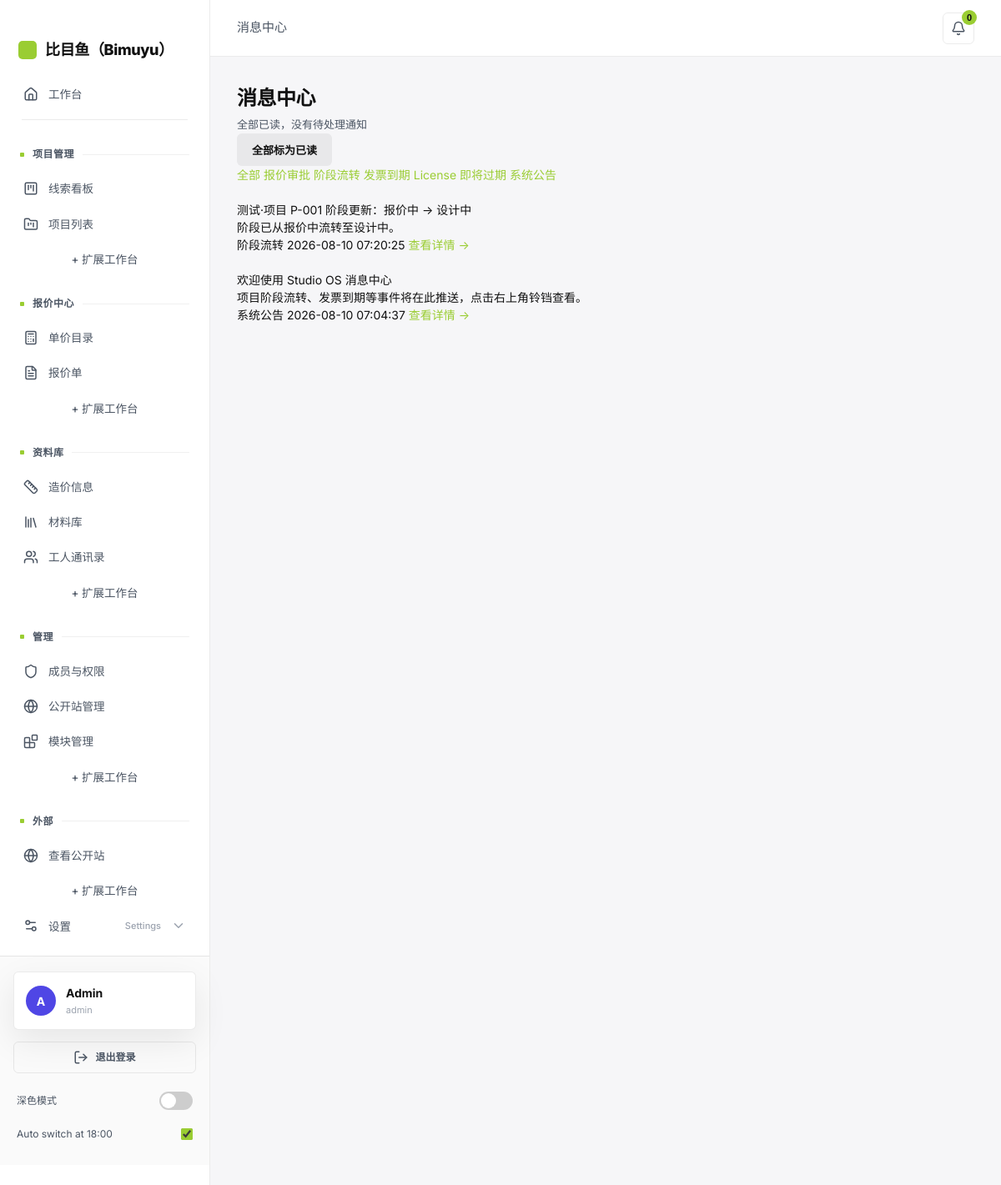
The app's page /app/notifications (signed in), older data.
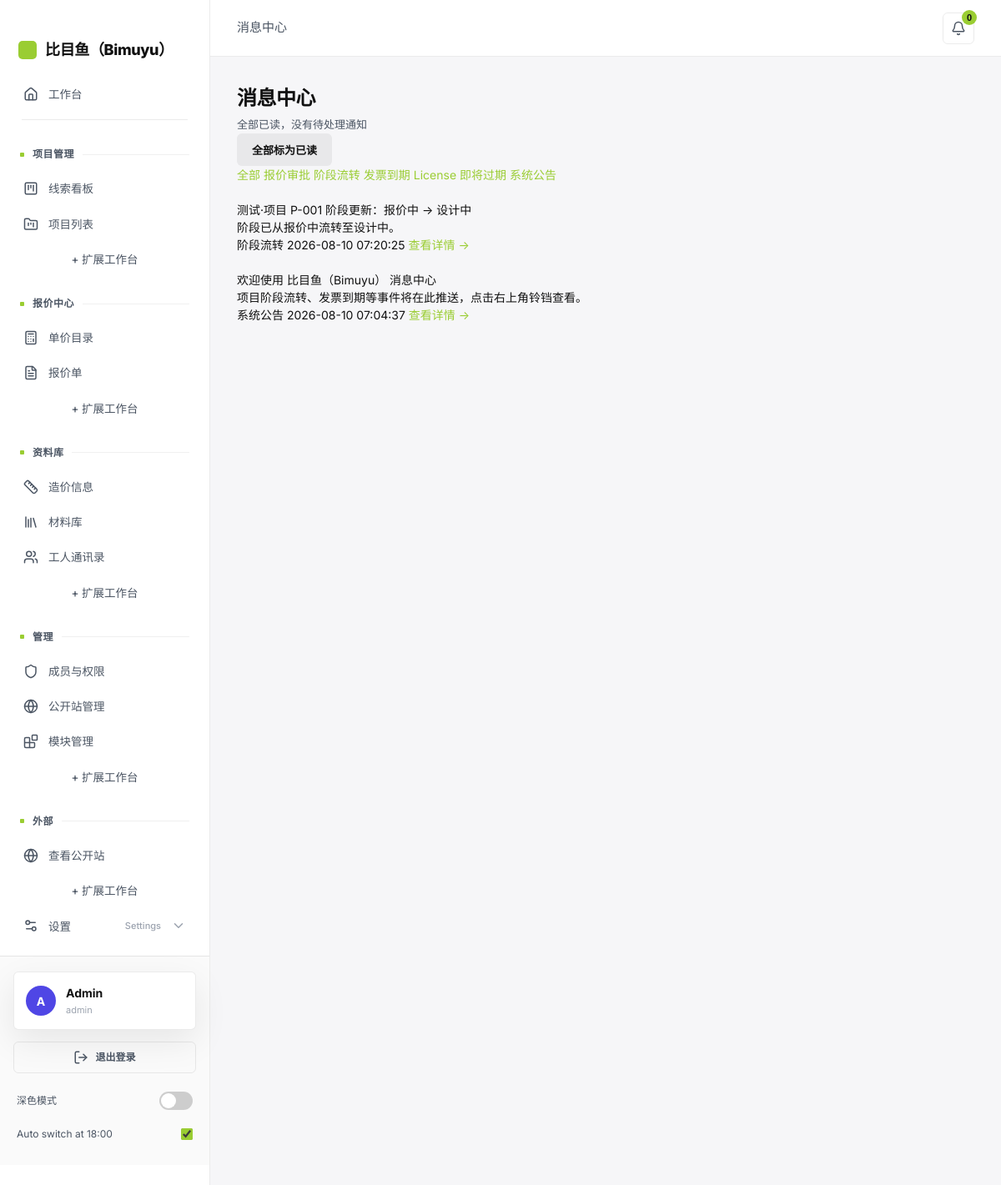
The same page, newer data.
### tables this page shows
CREATE TABLE notifications (
                id INTEGER PRIMARY KEY AUTOINCREMENT,
                studio_id INTEGER DEFAULT 1,
                type TEXT NOT NULL,
                title TEXT NOT NULL,
                body TEXT,
                link TEXT,
                is_read INTEGER DEFAULT 0,
                created_at DATETIME DEFAULT CURRENT_TIMESTAMP
            );

### app/routers/notifications.py (the view)
@router.get("", response_class=HTMLResponse)
async def notification_list(
    request: Request,
    user: dict = Depends(get_current_user),
    type: str = "",
):
    items = notif.list_notifications(limit=50, type_filter=type or None)
    return templates.TemplateResponse(
        "app/notifications.html",
        {
            "request": request,
            "user": user,
            "items": items,
            "type_filter": type,
            "unread": notif.unread_count(),
            "type_labels": notif.TYPE_LABELS,
        },
    )

### templates/app/notifications.html (shortened to what this page needs)
{% extends "app/base.html" %}
{% block content %}
<section class="page">
  <header class="page-head">
    <div>
      <h1 class="page-title">消息中心</h1>
      <p class="page-sub">
        {% if unread %}你有 <b style="color:var(--color-primary)">{{ unread }}</b> 条未读通知{% else %}全部已读，没有待处理通知{% endif %}
      </p>
    </div>
    <form method="post" action="/app/notifications/read-all">
      <button type="submit" class="btn">全部标为已读</button>
    </form>
  </header>
  <div class="notif-filters">
    <a class="notif-filter {% if not type_filter %}active{% endif %}" href="/app/notifications">全部</a>
    {% for key, label in type_labels.items() %}
    <a class="notif-filter {% if type_filter == key %}active{% endif %}" href="/app/notifications?type={{ key }}">{{ label }}</a>
    {% endfor %}
  </div>
  <div class="notif-list">
    {% for it in items %}
    <div class="notif-item {% if not it.is_read %}notif-item--unread{% endif %}">
      <span class="notif-icon notif-icon--{{ it.type }}" aria-hidden="true">
        <i data-lucide="        {
          'quote_approved': 'circle-check',
          'stage_change': 'git-pull-request',
          'invoice_due': 'alert-circle',
          'license_expiring': 'key',
          'announcement': 'megaphone'
        }.get(it.type, 'bell') }}"></i>
      </span>
      <div class="notif-body">
        <div class="notif-title-row">
          <span class="notif-title">{{ it.title }}</span>
        </div>
        {% if it.body %}<p class="notif-text">{{ it.body }}</p>{% endif %}
        <div class="notif-meta">
          <span class="notif-type">{{ type_labels.get(it.type, it.type) }}</span>
          <span class="notif-time">{{ it.created_at }}</span>
          {% if it.link %}<a class="notif-link" href="{{ it.link }}">查看详情 →</a>{% endif %}
        </div>
      </div>
    </div>
    {% else %}
    <div class="notif-empty">
      <i data-lucide="bell-off"></i>
      <p>暂时没有通知</p>
      <span>项目阶段流转、发票到期、系统公告都会出现在这里。</span>
    </div>
    {% endfor %}
  </div>
</section>
{% endblock %}

Row changes from the older to the newer data that the page shows:
changed notifications "项目阶段流转、发票到期等事件将在此推送，点击右上角铃铛查看。": title "欢迎使用 Studio OS 消息中心" → "欢迎使用 比目鱼（Bimuyu） 消息中心"
